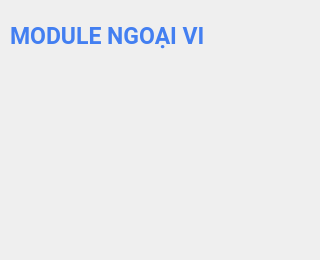
      <widget class="QWidget" name="moduleNgoaiViOn">
       <widget class="QLabel" name="label_61">
        <property name="geometry">
         <rect>
          <x>30</x>
          <y>80</y>
          <width>101</width>
          <height>81</height>
         </rect>
        </property>
        <property name="styleSheet">
         <string notr="true">border-image: url(:/newPrefix/fileanh/icons8-rfid-signal-96.png);</string>
        </property>
        <property name="text">
         <string/>
        </property>
       </widget>
       <widget class="QLabel" name="label_52">
        <property name="geometry">
         <rect>
          <x>30</x>
          <y>170</y>
          <width>91</width>
          <height>71</height>
         </rect>
        </property>
        <property name="styleSheet">
         <string notr="true">border-image: url(:/newPrefix/fileanh/icons8-hearing-80.png);</string>
        </property>
        <property name="text">
         <string/>
        </property>
       </widget>
       <widget class="QLabel" name="label_73">
        <property name="geometry">
         <rect>
          <x>0</x>
          <y>0</y>
          <width>311</width>
          <height>251</height>
         </rect>
        </property>
        <property name="styleSheet">
         <string notr="true">border-image: url(:/newPrefix/fileanh/background1.jpg);
				border-top-left-radius: 20px;
				border-top-right-radius: 20px;
				border-bottom-right-radius: 20px;
				border-bottom-left-radius: 20px;</string>
        </property>
        <property name="text">
         <string/>
        </property>
       </widget>
       <widget class="QLabel" name="giatrirungbat">
        <property name="geometry">
         <rect>
          <x>130</x>
          <y>90</y>
          <width>61</width>
          <height>51</height>
         </rect>
        </property>
        <property name="styleSheet">
         <string notr="true">image: url(:/newPrefix/fileanh/icons8-filled-circle-96.png);</string>
        </property>
        <property name="text">
         <string/>
        </property>
       </widget>
       <widget class="QLabel" name="label_83">
        <property name="geometry">
         <rect>
          <x>10</x>
          <y>10</y>
          <width>201</width>
          <height>51</height>
         </rect>
        </property>
        <property name="font">
         <font>
          <family>Roboto</family>
          <pointsize>17</pointsize>
          <weight>75</weight>
          <bold>true</bold>
         </font>
        </property>
        <property name="styleSheet">
         <string notr="true">				color: rgb(67, 127, 241);
				</string>
        </property>
        <property name="text">
         <string>MODULE NGOẠI VI</string>
        </property>
        <property name="scaledContents">
         <bool>false</bool>
        </property>
        <property name="textInteractionFlags">
         <set>Qt::LinksAccessibleByMouse</set>
        </property>
       </widget>
       <widget class="QLabel" name="giatrirungtat">
        <property name="geometry">
         <rect>
          <x>130</x>
          <y>90</y>
          <width>61</width>
          <height>51</height>
         </rect>
        </property>
        <property name="styleSheet">
         <string notr="true">border-image: url(:/newPrefix/fileanh/icons8-filled-circleoff-96.png);</string>
        </property>
        <property name="text">
         <string/>
        </property>
       </widget>
       <widget class="QLabel" name="giatriamthanhtat">
        <property name="geometry">
         <rect>
          <x>130</x>
          <y>190</y>
          <width>61</width>
          <height>51</height>
         </rect>
        </property>
        <property name="styleSheet">
         <string notr="true">border-image: url(:/newPrefix/fileanh/icons8-filled-circleoff-96.png);</string>
        </property>
        <property name="text">
         <string/>
        </property>
       </widget>
       <widget class="QLabel" name="giatriamthanhbat">
        <property name="geometry">
         <rect>
          <x>130</x>
          <y>190</y>
          <width>61</width>
          <height>51</height>
         </rect>
        </property>
        <property name="styleSheet">
         <string notr="true">image: url(:/newPrefix/fileanh/icons8-filled-circle-96.png);</string>
        </property>
        <property name="text">
         <string/>
        </property>
       </widget>
       <widget class="QLabel" name="onModuleNgoaiVi">
        <property name="geometry">
         <rect>
          <x>220</x>
          <y>10</y>
          <width>81</width>
          <height>61</height>
         </rect>
        </property>
        <property name="styleSheet">
         <string notr="true">border-image: url(:/newPrefix/fileanh/icons8-done-40.png);</string>
        </property>
        <property name="text">
         <string/>
        </property>
       </widget>
       <widget class="QLabel" name="offModuleNgoaiVi">
        <property name="geometry">
         <rect>
          <x>220</x>
          <y>10</y>
          <width>81</width>
          <height>61</height>
         </rect>
        </property>
        <property name="styleSheet">
         <string notr="true">border-image: url(:/newPrefix/fileanh/icons8-close-40.png);</string>
        </property>
        <property name="text">
         <string/>
        </property>
       </widget>
       <zorder>label_73</zorder>
       <zorder>label_61</zorder>
       <zorder>label_52</zorder>
       <zorder>giatrirungbat</zorder>
       <zorder>label_83</zorder>
       <zorder>giatrirungtat</zorder>
       <zorder>giatriamthanhtat</zorder>
       <zorder>giatriamthanhbat</zorder>
       <zorder>onModuleNgoaiVi</zorder>
       <zorder>offModuleNgoaiVi</zorder>
      </widget>
